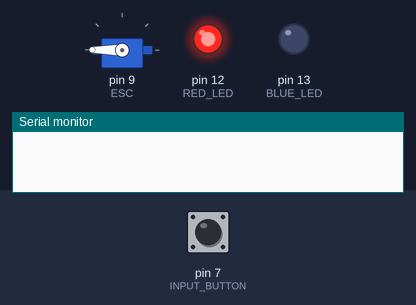
A sketch run on a simulated Arduino Uno, built with avr-gcc and run on an emulated ATmega328P. Shown: servo, output pins drawn as LEDs (lit = HIGH), the last lines printed to the serial monitor. The test bench sets the inputs (shaded band); at power-on: pin 7 (INPUT_BUTTON) HIGH.

Above: at 0.9 s.
1.0 s: pin 7 (INPUT_BUTTON) pulled LOW for 0.15 s
At 1.7 s:
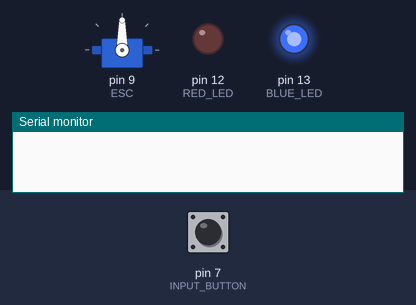
At 8.7 s:
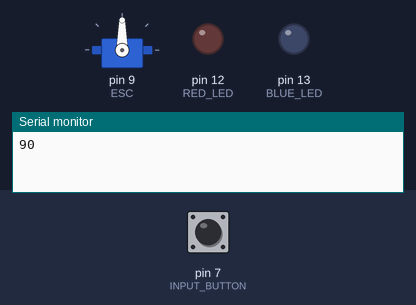
Timing chart, 0 to 11.3 s (numbered marks = the images above; inputs shaded):
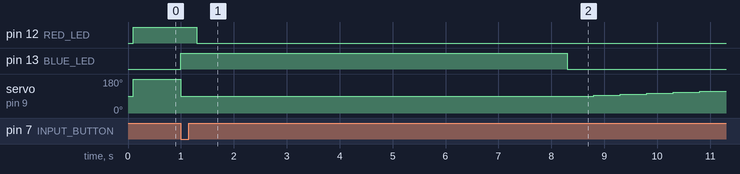

Measured:
- after the input at 1.0 s, pin 12 (RED_LED): HIGH → LOW after 0.30 s; pin 13 (BLUE_LED): LOW → HIGH at once, → LOW 7.3 s later; servo on pin 9 (ESC): 180° → 90° at once, → 95° 7.8 s later, → 100° 0.50 s later, → 105° 0.50 s later, … (6 changes in this stretch)

The sketch:

ConfigAndTestESC.ino
```cpp
#include <Servo.h>

/**
  * ESC values to be configured
  */
#define MAX_ESC 180
#define MIN_ESC 90
#define STOP_ESC 90

/**
  * Arduino Pin configuration
  */
#define ESC 9
#define BLUE_LED 13
#define RED_LED 12
#define INPUT_BUTTON 7

/**
  * Serial USB Baud Rate
  */
#define SERIAL_BAUDRATE 9600

/**
  * Program variables
  */
Servo esc;
int velocity;


void setup(){
  Serial.begin(SERIAL_BAUDRATE);

  digitalWrite(BLUE_LED, LOW);
  digitalWrite(RED_LED, LOW);
  pinMode(BLUE_LED, OUTPUT);
  pinMode(RED_LED, OUTPUT);
  pinMode(INPUT_BUTTON, INPUT);
  digitalWrite(INPUT_BUTTON, HIGH);  //Set pull-up on INPUT_BUTTON

  esc.attach(ESC);
  delay(100);

  // Set max value
  esc.write(MAX_ESC);
  digitalWrite(RED_LED, HIGH);
  while(digitalRead(INPUT_BUTTON) == HIGH) ;

  // Set the min value
  esc.write(MIN_ESC);
  digitalWrite(BLUE_LED, HIGH);
  delay(300);
  while(digitalRead(INPUT_BUTTON) == LOW) ;

  esc.write(STOP_ESC);
  digitalWrite(RED_LED, LOW);
  delay(7000);

  velocity = STOP_ESC;
  digitalWrite(BLUE_LED, LOW);
}


void loop(){
  Serial.println(velocity);
  esc.write(velocity);
  velocity = (velocity + 5)%(MAX_ESC - MIN_ESC) + MIN_ESC;
  delay(500);
}
```
